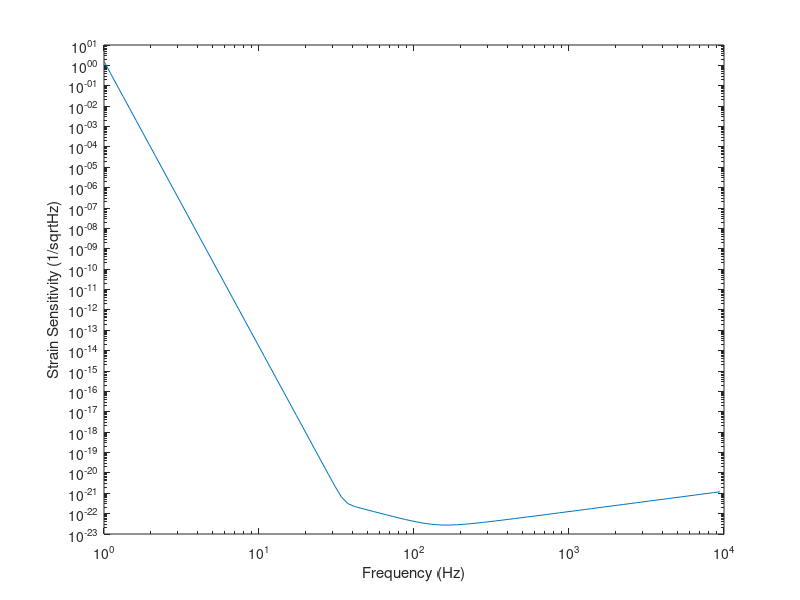
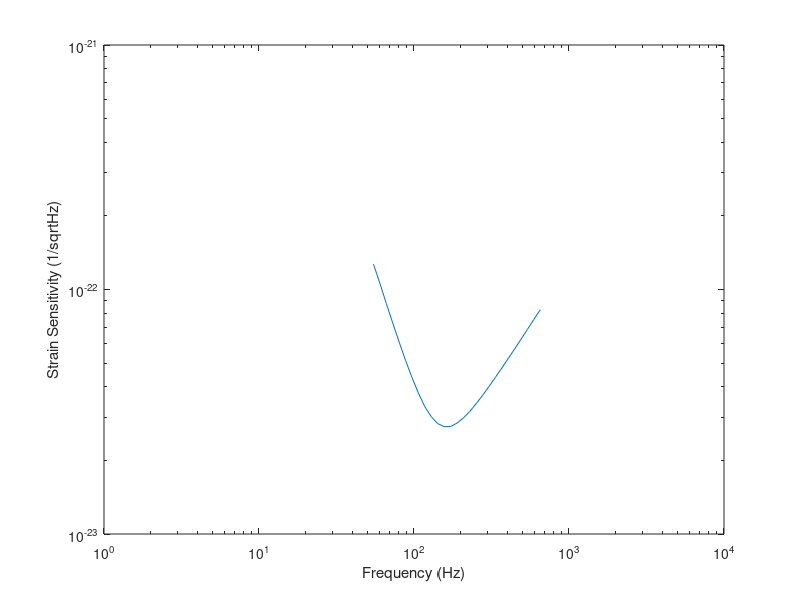

Write MATLAB code to recreate these figures, in order. (Note: this script raises an error after producing the figures.)
%% Generate simulated GW detector noise
% File containing target sensitivity curve (first column is frequency and
% second column is square root of PSD).
targetSens = load('iLIGOSensitivity.txt');
%%
% Plot the target sensitivity.
loglog(targetSens(:,1),targetSens(:,2));
xlabel('Frequency (Hz)');
ylabel('Strain Sensitivity (1/sqrt{Hz})');

%%
% Select pass band.
fLow = 50;%Hz
fHigh = 700;%Hz
indxfCut = targetSens(:,1)<= fLow | targetSens(:,1)>= fHigh;
targetSens(indxfCut,2)=0;
figure
loglog(targetSens(:,1),targetSens(:,2));
xlabel('Frequency (Hz)');
ylabel('Strain Sensitivity (1/sqrt{Hz})');
snapnow;
%%
% Sampling frequency of the data to be generated (should be less than half
% of the maximum frequency in target PSD.
fs = 4096;%Hz

%% Design filter
% B = fir2(N,F,A) designs an Nth order linear phase FIR digital filter with
% the frequency response specified by vectors F and A and returns the
% filter coefficients in length N+1 vector B.  The frequencies in F must be
% given in increasing order with 0.0 < F < 1.0 and 1.0 corresponding to
% half the sample rate.
%%
% FIR filter order
filtOrdr = 1000;
%%
% We only include frequencies up to the Nyquist frequency (half of sampling
% frequency) when designing the filter.
indxfCut = targetSens(:,1)<=fs/2;
% Truncate the target PSD to Nyquist frequency.
targetSens = targetSens(indxfCut,:);

%%
% Add 0 frequency and corresponding PSD value
% as per the requirement of FIR2. Similarly add Nyquist frequency.
if targetSens(1,1) > 0 
    addZero = 1;
else
    addZero = 0;
end
if targetSens(end,1) < fs/2
    addNyq = 1;
else
    addNyq = 0;
end
%%
if addZero
    targetSens = [[0,0];targetSens];
end
if addNyq
    targetSens = [targetSens;[fs/2,0]];
end
%%
% Obtain filter coefficients. 
b = fir2(filtOrdr,targetSens(:,1)/(fs/2),targetSens(:,2));

%%
% Compare target and designed quantities
%Get the impulse response
impDataNSamples = 2048;
impSample = floor(impDataNSamples/2);
impVec = zeros(1,impDataNSamples);
impVec(impSample)=1;
impResp = fftfilt(b,impVec);
%%
%Get the transfer function
designTf = fft(impResp);
%%
%Plot the magnitude of the filter transfer function.
figure;
kNyq = floor(impDataNSamples/2)+1;
posFreq = (0:(kNyq-1))*(1/(impDataNSamples/fs));
plot(posFreq,abs(designTf(1:kNyq)));
hold on;
plot(targetSens(:,1),targetSens(:,2),'r');
ylabel('TF magnitude');
legend('Designed','Target');
xlabel('Frequency (Hz)');
snapnow;

%% Generate noise
% Pass a white noise sequence through the designed filter.
nDataSamples = 16384;
inputNoise = randn(1,nDataSamples);
outputNoise = fftfilt(b,inputNoise);
figure;
plot((0:(nDataSamples-1))/fs,outputNoise);
snapnow;
%%
% Estimate PSD of simulated noise. *Note*: Scaling may be off because of
% (a) factors involved in discrete version of Wiener-Khinchin theorem, and
% (b) factors involved in how pwelch defines PSD. This can be easily
% corrected by multiplying with an overall factor (exercise: work out the
% factor!).
[pxx,f] = pwelch(outputNoise,2048,[],2048,fs);
figure;
plot(f,sqrt(pxx));
xlabel('Frequency (Hz)');
ylabel('[PSD]^{1/2}');
snapnow;